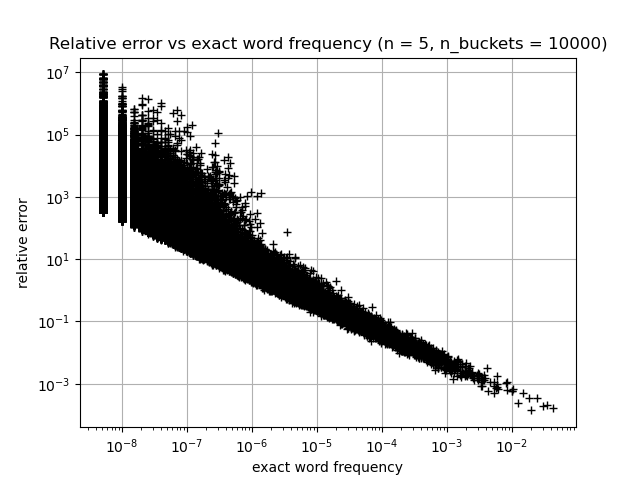

This figure's Python source:
import numpy as np
import matplotlib.pyplot as plt

def hash_fun(a, b, p, n_buckets, x):
  y = x % p
  hash_val = (a * y + b) % p
  return hash_val % n_buckets

delta = np.exp(-5)
epsilon = np.exp(1) * 1e-4
p = 123457
n_buckets = int(np.ceil(np.exp(1) / epsilon))

j_list = np.arange(int(np.log(delta ** -1)))

a_list = []
b_list = []

hash_params = open('data/hash_params.txt', 'r')
for line in hash_params:
  tokens = line.split('\t')
  a_list.append(int(tokens[0]))
  b_list.append(int(tokens[1]))

counts = open('data/counts.txt', 'r')

cnt = 0

for line in counts:
  cnt += 1

counts.seek(0)

F = np.zeros(cnt)
F_tilde = np.zeros(cnt)
c = np.zeros((len(j_list), n_buckets))

for line in counts:
  tokens = line.split('\t')
  F[int(tokens[0]) - 1] = int(tokens[1])

words_stream = open('data/words_stream.txt', 'r')

stream_length = 0

for line in words_stream:
  x = int(line)
  stream_length += 1

  for j in j_list:
    hash_x = hash_fun(a_list[j], b_list[j], p, n_buckets, x = x)
    c[j, hash_x] += 1

for i in range(len(F_tilde)):
  tmp = 1e99

  for j in j_list:
    hash_i = hash_fun(a_list[j], b_list[j], p, n_buckets, x = i + 1)
    tmp = min(tmp, c[j, hash_i])

  F_tilde[i] = tmp

E_r = []

for i in range(len(F_tilde)):
  E_r.append((F_tilde[i] - F[i]) / F[i])

E_r = np.array(E_r)
F = F / stream_length

plt.figure()
plt.loglog(F, E_r, '+', color='black')
plt.xlabel('exact word frequency')
plt.ylabel('relative error')
plt.title('Relative error vs exact word frequency (n = 5, n_buckets = 10000)')
plt.grid()
plt.savefig('q3-b.png')
plt.show()
